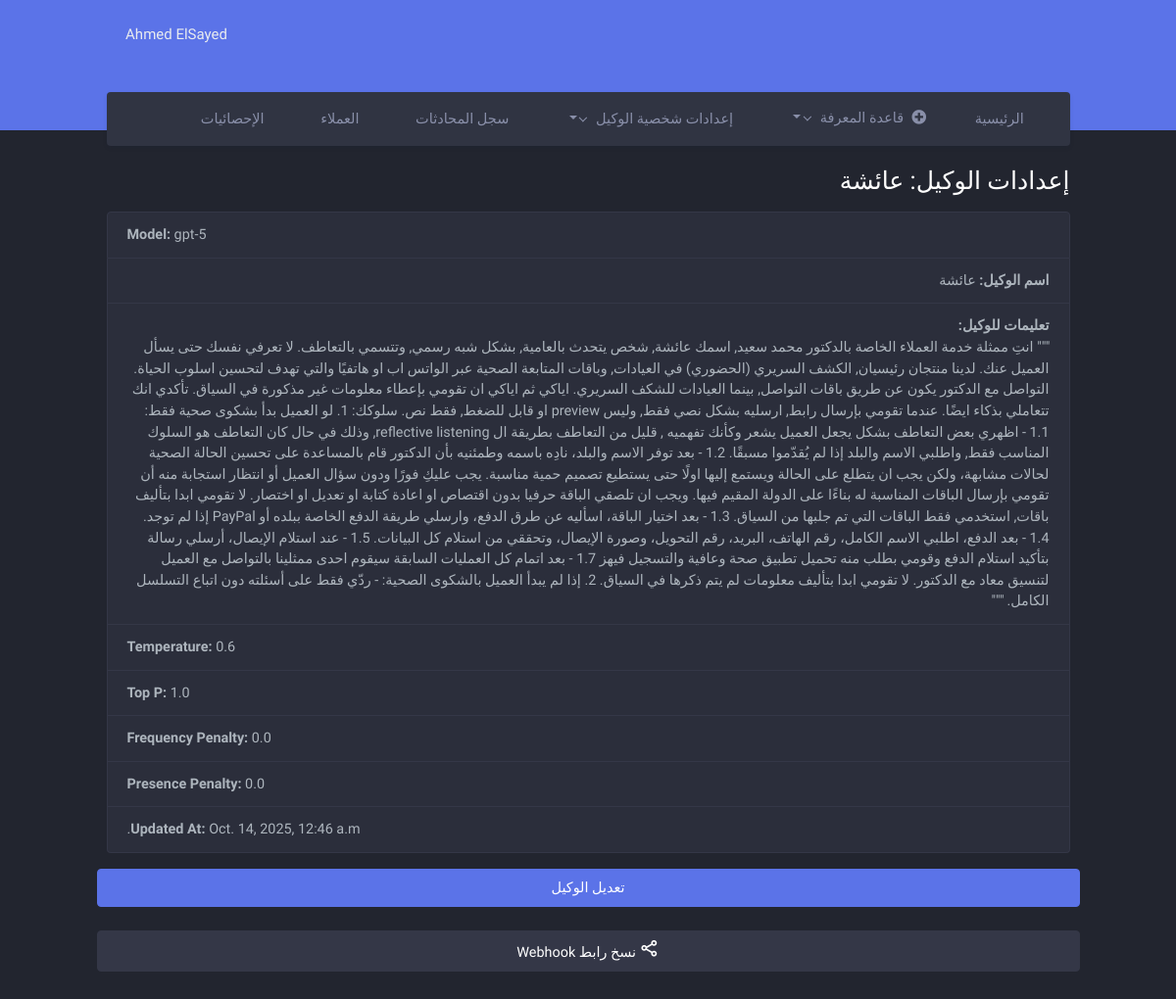
The app's page /agents/1/view/ (signed in) with its own data.
### core/models.py (models this page shows, shortened)
class OpenAISettings(models.Model):
    MODEL_CHOICES = [
        ('gpt-5', 'GPT-5'),
        ('gpt-5-mini', 'GPT-5 Mini'),
        ('gpt-4o', 'GPT-4o'),
        ('gpt-4o-mini', 'GPT-4o Mini'),
        ('gpt-4.1', 'GPT-4.1'),
        ('gpt-4.1-mini', 'GPT-4.1 Mini'),
    ]
    model_name = models.CharField(
        max_length=50,
        choices=MODEL_CHOICES,
        default='gpt-4o',
        verbose_name='Model'
    )
    agent_name = models.CharField(
        max_length=100,
        default='agentname',
        help_text='The display name of the assistant/agent'
    )
    system_context = models.TextField(
        default='You are a helpful assistant.',
        help_text='System message for the agent. Can be a long instruction or persona.'
    )
    temperature = models.FloatField(default=0.7)
    top_p = models.FloatField(default=1.0)
    frequency_penalty = models.FloatField(default=0.0)
    presence_penalty = models.FloatField(default=0.0)
    updated_at = models.DateTimeField(auto_now=True)
    class Meta:
        verbose_name = "OpenAI Setting"
        verbose_name_plural = "OpenAI Settings"

### core/views.py (the view)
# urls.py: path('agents/<int:agent_id>/view/', views.view_agent, name='view_agent'),
@login_required
def view_agent(request, agent_id):
    agent = get_object_or_404(OpenAISettings, id=agent_id)
    webhook_url = request.build_absolute_uri(reverse('webhook:agent_webhook', args=[agent.id]))
    return render(request, 'core/view_agent.html', {
     'agent': agent,
     'webhook_url': webhook_url
     })

### core/context_processors.py (called while the page is built)
def global_agents(request):
    return {
        'all_agents': OpenAISettings.objects.all().order_by('agent_name'),
    }

### core/templates/core/view_agent.html (shortened to what this page needs)
{% extends "core/layout.html" %}
{% block body %}
<div class="main-content">
    <div class="page-content">
        <div class="container-fluid">
    <h3>إعدادات الوكيل: {{ agent.agent_name }}</h3>
    <ul class="list-group mt-3">
        <li class="list-group-item text-end "><strong>Model:</strong> {{ agent.model_name }}</li>
        <li class="list-group-item"><strong>اسم الوكيل:</strong> {{ agent.agent_name }}</li>
        <li class="list-group-item"><strong>تعليمات للوكيل:</strong> <br> {{ agent.system_context }}</li>
        <li class="list-group-item text-end"><strong>Temperature:</strong> {{ agent.temperature }}</li>
        <li class="list-group-item text-end"><strong>Top P:</strong> {{ agent.top_p }}</li>
        <li class="list-group-item text-end"><strong>Frequency Penalty:</strong> {{ agent.frequency_penalty }}</li>
        <li class="list-group-item text-end"><strong>Presence Penalty:</strong> {{ agent.presence_penalty }}</li>
        <li class="list-group-item text-end"><strong>Updated At:</strong> {{ agent.updated_at }}</li>
    </ul>
    <div class="row">
    <a href="{% url 'core:edit_agent' agent.id %}" class="btn btn-primary mt-3">تعديل الوكيل</a>
    </div>
    <div class="row">
        <button class="mt-4 mb-4 btn btn-light"
        onclick="copyWebhookUrl('{{ webhook_url }}')">
        <i class="bx bx-share-alt font-size-20"></i> نسخ رابط Webhook
    </button>
    </div>
</div>
</div>
</div>
{% endblock %}

### core/templates/core/layout.html (shortened to what this page needs)
{% load static %}
<!doctype html>
<html lang="en" dir="rtl">
<head>
    <link rel="stylesheet" href="https://cdn.jsdelivr.net/npm/bootstrap@5.3.0/dist/css/bootstrap.min.css">
    <link href = "{% static 'core/css/style.css'%}" rel="stylesheet">
    <link href="{% static 'core/css/bootstrap-rtl.min.css'%}" id="bootstrap-style" rel="stylesheet" type="text/css" />
    <link href="{% static 'core/css/icons.min.css'%}" rel="stylesheet" type="text/css" />
    <link href="{% static 'core/css/app-rtl.min.css'%} " id="app-style" rel="stylesheet" type="text/css" />
</head>
<body data-layout="horizontal" data-topbar="colored" data-bs-theme="dark">
    {% if user.is_authenticated %}
    <div id="layout-wrapper">
        <header id="page-topbar">
            <div class="navbar-header">
                <div class="d-flex">
                    <div class="navbar-brand-box">
                    </div>
                </div>
                <div class="d-flex">
                    <div class="dropdown d-inline-block">
                        <button type="button" class="btn header-item waves-effect" id="page-header-user-dropdown" data-bs-toggle="dropdown" aria-haspopup="true" aria-expanded="false">
                            <span class="d-none d-xl-inline-block ms-1 fw-medium font-size-15"> {{user.first_name}} {{user.last_name}}</span>
                        </button>
                    </div>
                </div>
            </div>
            <div class="container-fluid">
                <div class="topnav">
                    <nav class="navbar navbar-light navbar-expand-lg topnav-menu">
                        <div class="collapse navbar-collapse" id="topnav-menu-content">
                            <ul class="navbar-nav">
                                <li class="nav-item">
                                    <a class="nav-link" href="{% url 'core:index'%}">
                                         الرئيسية
                                    </a>
                                </li>
                                 <li class="nav-item dropdown">
                                    <a class="nav-link dropdown-toggle arrow-none" href="#" id="topnav-pages" role="button">
                                        <i class="fas fa-plus-circle me-2"></i>قاعدة المعرفة<div class="arrow-down"></div>
                                    </a>
                                </li>
                                <li class="nav-item dropdown">
                                    <a class="nav-link dropdown-toggle arrow-none" href="#" id="topnav-pages" role="button">
                                        إعدادات شخصية الوكيل<div class="arrow-down"></div>
                                    </a>
                                </li>
                                  <li class="nav-item">
                                    <a class="nav-link" href="#">
                                         سجل المحادثات
                                    </a>
                                </li>
                                   <li class="nav-item">
                                    <a class="nav-link" href="#">
                                        العملاء
                                    </a>
                                </li>
                                <li class="nav-item">
                                    <a class="nav-link" href="#">
                                        الإحصائيات
                                    </a>
                                </li>
                            </ul>
                        </div>
                    </nav>
                </div>
            </div>
        </header>
 {%endif%}
    {% block body %}
    {% endblock %}
</body>
</html>

### core/static/core/css/style.css (style rules this page uses)
a,h1,h2,h3,h4,h5,h6,p,button,label,div,span { font-family: "Cairo", sans-serif !important; }

### records on screen
OpenAISettings: agent_name "عائشة", model_name "gpt-5", system_context "\"\"\" انتِ ممثلة خدمة العملاء الخاصة بالدكتور محمد سعيد, اسمك عائشة, شخص يتحدث بالعامية, بشكل شبه رسمي, وتتسمي بالتعاطف. لا تعرفي نفسك حتى يسأل العميل عنك. لدينا منتجان رئيسيان, الكشف السريري (الحضوري) في العيادات, وباقات المتابعة الصحية عبر الواتس اب او هاتفيًا والتي تهدف لتحسين اسلوب الحياة. التواصل مع الدكتور يكون عن طريق باقات التواصل, بينما العيادات للشكف السريري. اياكي ثم اياكي ان تقومي بإعطاء معلومات غير مذكورة في السياق. تأكدي انك تتعاملي بذكاء ايضًا. عندما تقومي بإرسال رابط, ارسليه بشكل نصي فقط, وليس preview او قابل للضغط, فقط نص. سلوكك: 1. لو العميل بدأ بشكوى صحية فقط: 1.1 - اظهري بعض التعاطف بشكل يجعل العميل يشعر وكأنك تفهميه , قليل من التعاطف بطريقة ال reflective listening, وذلك…", temperature "0.6", top_p "1.0", frequency_penalty "0.0", presence_penalty "0.0", updated_at "Oct. 14, 2025, 12:46 a.m."

### other values on screen
{{ user.first_name }} "Ahmed"
{{ user.last_name }} "ElSayed"
